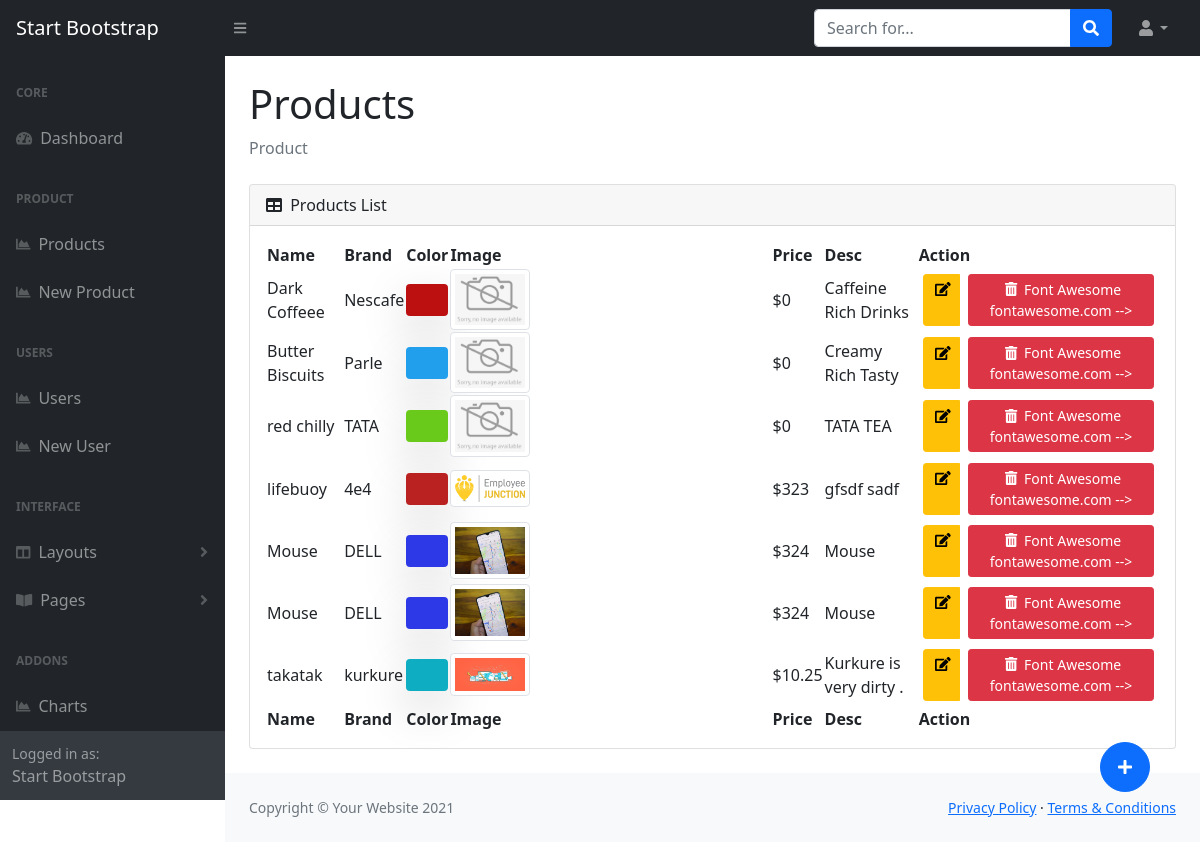
/admin/products.php, run on the app's committed database.
### tables this page shows
CREATE TABLE IF NOT EXISTS `products` (
  `id` int(11) NOT NULL AUTO_INCREMENT,
  `product_name` varchar(50) NOT NULL DEFAULT '0',
  `product_brand` varchar(50) NOT NULL DEFAULT '0',
  `product_color` varchar(50) NOT NULL DEFAULT '0',
  `product_price` varchar(50) NOT NULL DEFAULT '0',
  `product_desc` text NOT NULL,
  `product_img` varchar(200) NOT NULL DEFAULT '',
  PRIMARY KEY (`id`)
);

### admin/dbcon/lib/product.php (called while the page is built, shortened)
<?php
class product implements crud {
    private  $conn;
    public function __construct($conn)
    {
        $this->conn = $conn;
    }
    public function read()
    {
        $stmt = $this->conn->prepare("SELECT * FROM products");
        $stmt->execute();
        return $stmt->fetchAll();
    }
}

### admin/products.php (the view, shortened to what this page needs)
<?php include('include/head.php'); ?>
<?php include('include/header.php'); ?>
<?php include('include/sidebar.php'); ?>
<?php
 $instance = DB::getInstance();
 $conn = $instance->getConnection();
 $product = new product($conn);
 $products =  $product->read();
?>
<main>
    <div class="container-fluid px-4">
        <h1 class="mt-4">Products</h1>
        <ol class="breadcrumb mb-4">
            <li class="breadcrumb-item active">Product</li>
        </ol>
        <div class="card mb-4">
            <div class="card-header">
                <i class="fas fa-table me-1"></i>
                Products List
            </div>
            <div class="card-body">
                <table id="datatablesSimple">
                    <thead>
                        <tr>
                            <th>Name</th>
                            <th>Brand</th>
                            <th>Color</th>
                            <th>Image</th>
                            <th>Price</th>
                            <th>Desc</th>
                            <th>Action</th>
                        </tr>
                    </thead>
                    <tfoot>
                        <tr>
                            <th>Name</th>
                            <th>Brand</th>
                            <th>Color</th>
                            <th>Image</th>
                            <th>Price</th>
                            <th>Desc</th>
                            <th>Action</th>
                        </tr>
                    </tfoot>
                    <tbody>
                    <?php
                    foreach($products as  $product) {
                        echo "<tr></tr></td><td>". $product['product_name']."</td>";
                        echo "<td>". $product['product_brand']."</td>";
                        echo "<td><div class='p-1 rounded-2 shadow-lg' style='background-color: ".$product['product_color']."'>&nbsp;</div></td>";
                        if(isset($product['product_img']) && !empty($product['product_img'])) :
                            echo "<td><img src='images/".$product['product_img']."' class='img-thumbnail w-25' /></td>";
                        else:
                            echo "<td><img src='images/image.jpg' class='img-thumbnail w-25' /></td>";
                        endif;
                        echo "<td> $". $product['product_price']."</td>";
                        echo "<td>". $product['product_desc']."</td>";
                        echo "<td>
                               <div class='btn-group btn-group-sm'>
                                   <a href='add-product.php?id=".$product['id']."' class='m-1 btn btn-warning btn-sm'>&nbsp;<i class='fas fa-edit'></i>&nbsp;</a>
                                   <form method='post'>
                                        <input type='hidden' name='id' value=".$product['id'].">
                                        <button type='submit' name='delete' id='delete' class='m-1 btn btn-danger btn-sm'>&nbsp;<i class='fas fa-trash-alt'>&nbsp;</i></button>
                                   </form>
                               </div>
                              </td>
                              </tr>";
                    }
                    ?>
                    </tbody>
                </table>
            </div>
        </div>
        <a href="add-product.php" class="btn btn-primary" style=" line-height:36px; width: 50px; height: 50px; border-radius:50%; position:fixed; bottom: 50px; right: 50px;">
            <i class="fas fa-plus"></i>
        </a>
    </div>
</main>
<?php include('include/footer.php'); ?>

### admin/include/head.php (shortened to what this page needs)
<!DOCTYPE html>
<html lang="en">
    <head>
        <link href="https://cdn.jsdelivr.net/npm/simple-datatables@latest/dist/style.css" rel="stylesheet" />
        <link href="css/styles.css" rel="stylesheet" />
        <link rel="stylesheet" href="https://cdn.jsdelivr.net/npm/bootstrap@5.1.1/dist/css/bootstrap.min.css">
        <link href="https://cdn.jsdelivr.net/gh/kartik-v/bootstrap-fileinput@5.2.6/css/fileinput.min.css" media="all" rel="stylesheet" type="text/css" />
    </head>

### admin/include/header.php (shortened to what this page needs)
<body class="sb-nav-fixed">
        <nav class="sb-topnav navbar navbar-expand navbar-dark bg-dark">
            <a class="navbar-brand ps-3" href="index.html">Start Bootstrap</a>
            <button class="btn btn-link btn-sm order-1 order-lg-0 me-4 me-lg-0" id="sidebarToggle" href="#!"><i class="fas fa-bars"></i></button>
            <form class="d-none d-md-inline-block form-inline ms-auto me-0 me-md-3 my-2 my-md-0">
                <div class="input-group">
                    <input class="form-control" type="text" placeholder="Search for..." aria-label="Search for..." aria-describedby="btnNavbarSearch" />
                    <button class="btn btn-primary" id="btnNavbarSearch" type="button"><i class="fas fa-search"></i></button>
                </div>
            </form>
            <ul class="navbar-nav ms-auto ms-md-0 me-3 me-lg-4">
                <li class="nav-item dropdown">
                    <a class="nav-link dropdown-toggle" id="navbarDropdown" href="#" role="button" data-bs-toggle="dropdown" aria-expanded="false"><i class="fas fa-user fa-fw"></i></a>
                </li>
            </ul>
        </nav>

### admin/include/sidebar.php (shortened to what this page needs)
<div id="layoutSidenav">
            <div id="layoutSidenav_nav">
                <nav class="sb-sidenav accordion sb-sidenav-dark" id="sidenavAccordion">
                    <div class="sb-sidenav-menu">
                        <div class="nav">
                            <div class="sb-sidenav-menu-heading">Core</div>
                            <a class="nav-link" href="index.php">
                                <div class="sb-nav-link-icon"><i class="fas fa-tachometer-alt"></i></div>
                                Dashboard
                            </a>
                            <div class="sb-sidenav-menu-heading">Product</div>
                            <a class="nav-link" href="products.php">
                                <div class="sb-nav-link-icon"><i class="fas fa-chart-area"></i></div>
                                Products
                            </a>
                            <a class="nav-link" href="add-product.php">
                                <div class="sb-nav-link-icon"><i class="fas fa-chart-area"></i></div>
                                New Product
                            </a>
                            <div class="sb-sidenav-menu-heading">Users</div>
                            <a class="nav-link" href="users.php">
                                <div class="sb-nav-link-icon"><i class="fas fa-chart-area"></i></div>
                                Users
                            </a>
                            <a class="nav-link" href="add-user.php">
                                <div class="sb-nav-link-icon"><i class="fas fa-chart-area"></i></div>
                                New User
                            </a>
                            <div class="sb-sidenav-menu-heading">Interface</div>
                            <a class="nav-link collapsed" href="#" data-bs-toggle="collapse" data-bs-target="#collapseLayouts" aria-expanded="false" aria-controls="collapseLayouts">
                                <div class="sb-nav-link-icon"><i class="fas fa-columns"></i></div>
                                Layouts
                                <div class="sb-sidenav-collapse-arrow"><i class="fas fa-angle-down"></i></div>
                            </a>
                            <a class="nav-link collapsed" href="#" data-bs-toggle="collapse" data-bs-target="#collapsePages" aria-expanded="false" aria-controls="collapsePages">
                                <div class="sb-nav-link-icon"><i class="fas fa-book-open"></i></div>
                                Pages
                                <div class="sb-sidenav-collapse-arrow"><i class="fas fa-angle-down"></i></div>
                            </a>
                            <div class="sb-sidenav-menu-heading">Addons</div>
                            <a class="nav-link" href="charts.html">
                                <div class="sb-nav-link-icon"><i class="fas fa-chart-area"></i></div>
                                Charts
                            </a>
                            <a class="nav-link" href="tables.html">
                            </a>
                        </div>
                    </div>
                    <div class="sb-sidenav-footer">
                        <div class="small">Logged in as:</div>
                        Start Bootstrap
                    </div>
                </nav>
            </div>
            <div id="layoutSidenav_content">

### admin/include/footer.php (shortened to what this page needs)
   <footer class="py-4 bg-light mt-auto">
                    <div class="container-fluid px-4">
                        <div class="d-flex align-items-center justify-content-between small">
                            <div class="text-muted">Copyright &copy; Your Website 2021</div>
                            <div>
                                <a href="#">Privacy Policy</a>
                                &middot;
                                <a href="#">Terms &amp; Conditions</a>
                            </div>
                        </div>
                    </div>
                </footer>
            </div>
        </div>
   </body>
</html>

### data on the page
products: product_name "Dark Coffeee", product_brand "Nescafe", product_price "0", product_desc "Caffeine Rich Drinks"
products: product_name "Butter Biscuits", product_brand "Parle", product_price "0", product_desc "Creamy Rich Tasty"
products: product_name "red chilly", product_brand "TATA", product_price "0", product_desc "TATA TEA"
products: product_name "lifebuoy", product_brand "4e4", product_img (picture), product_price "323", product_desc "gfsdf sadf"
products: product_name "Mouse", product_brand "DELL", product_img (picture), product_price "324", product_desc "Mouse"
products: product_name "Mouse", product_brand "DELL", product_img (picture), product_price "324", product_desc "Mouse"
products: product_name "takatak", product_brand "kurkure", product_img (picture), product_price "10.25", product_desc "Kurkure is very dirty ."
